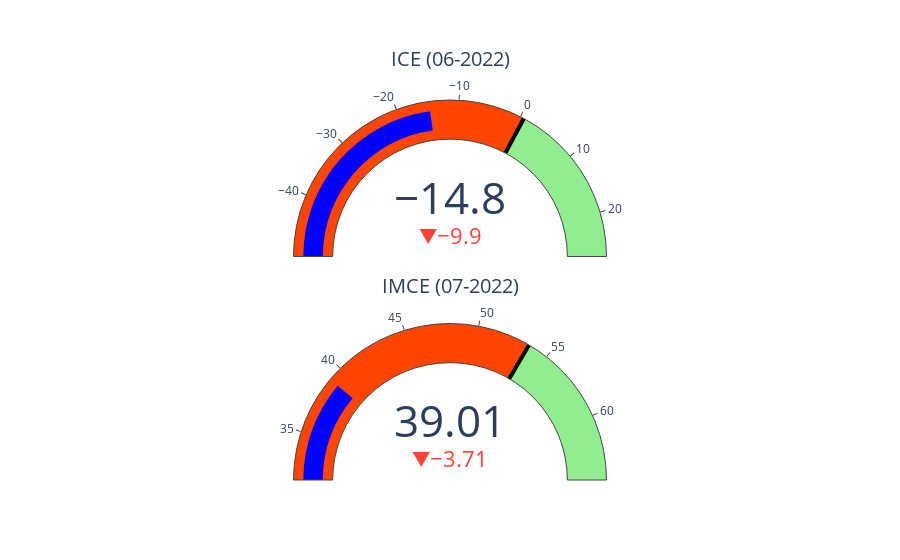

Here is the notebook cell this chart was saved with:
### Code cell
empresarios = go.Figure()

empresarios.add_trace(go.Indicator(
    mode = "gauge+number+delta",
    delta = {'reference': ice[-2]},
    value = ice[-1],
    title = {'text': "ICE (" + ice.index.strftime('%m-%Y')[-1] + ")"},
    gauge = {
        'axis': {'range': [ice.min(), ice.max()]},
        'bar': {'color': 'blue'},
        'steps': [
            {'range': [ice.min(), ice.median()], 'color': 'orangered'},
            {'range': [ice.median(), ice.max()], 'color': 'lightgreen'}],
        'threshold': {'line': {'color': "black", 'width': 4}, 'thickness': 1, 'value': ice.median()}       
    },
    domain = {'row': 0, 'column': 0}
    ))

empresarios.add_trace(go.Indicator(
    mode = "gauge+number+delta",
    delta = {'reference': imce[-2]},
    value = imce[-1],
    title = {'text': "IMCE (" + imce.index.strftime('%m-%Y')[-1] + ")"},
    gauge = {
        'axis': {'range': [imce.min(), imce.max()]},
        'bar': {'color': 'blue'},
        'steps': [
            {'range': [imce.min(), imce.median()], 'color': 'orangered'},
            {'range': [imce.median(), imce.max()], 'color': 'lightgreen'}],
        'threshold': {'line': {'color': "black", 'width': 4}, 'thickness': 1, 'value': imce.median()}       
    },
    domain = {'row': 1, 'column': 0}
    ))

empresarios.update_layout(
    grid = {'rows': 2, 'columns': 1, 'pattern': "independent"},
    template = {'data' : {'indicator': [{
        'title': {'text': "Speed"},
        'mode' : "number+delta+gauge",
        'delta' : {'reference': 90}}]
                         }})
empresarios.show()

### Figure 1 — Plotly figure (JSON) as saved in the notebook; plotly's stock layout.template omitted (floating-point values rounded to 4 significant figures)
{"data": [{"delta": {"reference": -4.904}, "domain": {"column": 0, "row": 0}, "gauge": {"axis": {"range": [-49.89, 27.04]}, "bar": {"color": "blue"}, "steps": [{"color": "orangered", "range": [-49.89, 0.605]}, {"color": "lightgreen", "range": [0.605, 27.04]}], "threshold": {"line": {"color": "black", "width": 4}, "thickness": 1, "value": 0.605}}, "mode": "gauge+number+delta", "title": {"text": "ICE (06-2022)"}, "type": "indicator", "value": -14.76}, {"delta": {"reference": 42.73}, "domain": {"column": 0, "row": 1}, "gauge": {"axis": {"range": [31.74, 64.43]}, "bar": {"color": "blue"}, "steps": [{"color": "orangered", "range": [31.74, 53.59]}, {"color": "lightgreen", "range": [53.59, 64.43]}], "threshold": {"line": {"color": "black", "width": 4}, "thickness": 1, "value": 53.59}}, "mode": "gauge+number+delta", "title": {"text": "IMCE (07-2022)"}, "type": "indicator", "value": 39.01}], "layout": {"grid": {"columns": 1, "pattern": "independent", "rows": 2}}}
